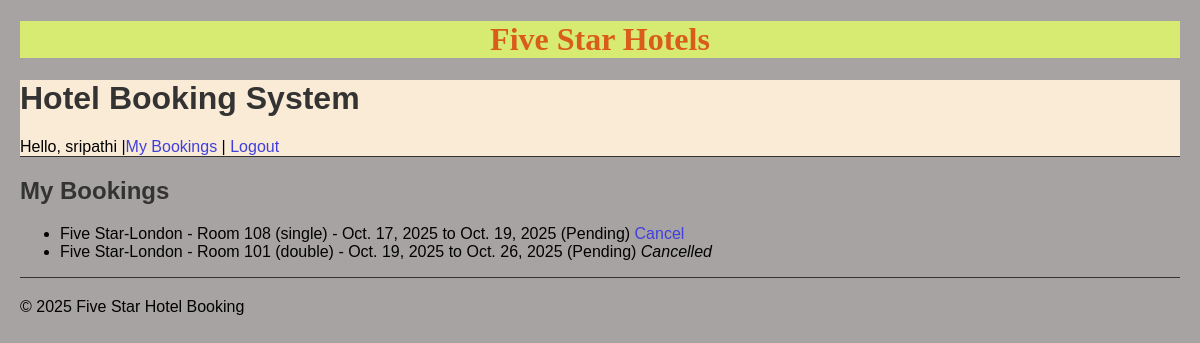
The page /booking/my-bookings/ (signed in) on the database as committed earlier.
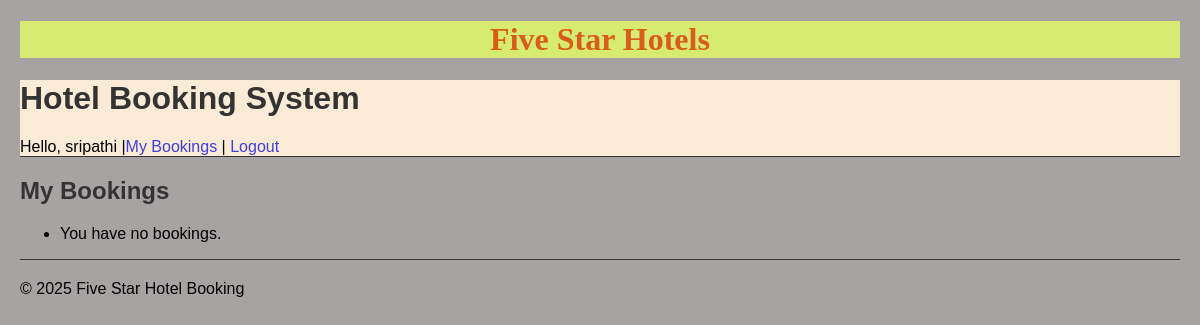
The same page on the database as committed later.
### booking/models.py (models this page shows, shortened)
class Booking(models.Model):
    user = models.ForeignKey(settings.AUTH_USER_MODEL, on_delete=models.CASCADE)
    room = models.ForeignKey(Room, on_delete=models.CASCADE)
    check_in = models.DateField()
    check_out = models.DateField()
    created_at = models.DateTimeField(auto_now_add=True)
    updated_at = models.DateTimeField(auto_now=True)
    is_active = models.BooleanField(default=True)
    amount = models.DecimalField(max_digits=8, decimal_places=2, default=0.00)
    payment_status = models.CharField(max_length=20, default='Pending')  # Pending, Completed, Failed
    payment_id = models.CharField(max_length=100, blank=True, null=True)

class Room(models.Model):
    ROOM_TYPES = [
        ('single', 'Single'),
        ('double', 'Double'),
        ('suite', 'Suite'),
        ('family', 'Family'),
    ]
    hotel = models.ForeignKey(Hotel, on_delete=models.CASCADE, related_name='rooms')
    room_number = models.CharField(max_length=10)
    room_type = models.CharField(max_length=10, choices=ROOM_TYPES)
    price_per_night = models.DecimalField(max_digits=6, decimal_places=2)
    is_available = models.BooleanField(default=True)
    def __str__(self):
        return f"{self.hotel.name} - Room {self.room_number} ({self.room_type})"

class Hotel(models.Model):
    name = models.CharField(max_length=100)
    location = models.CharField(max_length=100)
    description = models.TextField()

### booking/views.py (the view)
# urls.py: path('my-bookings/', views.my_bookings, name='my_bookings'),
@login_required
def my_bookings(request):
    bookings = Booking.objects.filter(user=request.user).order_by('-created_at')
    return render(request, 'booking/my_bookings.html', {'bookings': bookings})

### booking/templates/booking/my_bookings.html
{% extends 'base.html' %}
{% block content %}
<h2>My Bookings</h2>
<ul>
  {% for booking in bookings %}
    <li>
      {{ booking.room }} - {{ booking.check_in }} to {{ booking.check_out }}
      ({{ booking.payment_status }})
      {% if booking.is_active %}
        <a href="{% url 'booking:cancel_booking' booking.id %}">Cancel</a>
      {% else %}
        <em>Cancelled</em>
      {% endif %}
    </li>
  {% empty %}
    <li>You have no bookings.</li>
  {% endfor %}
</ul>
{% endblock %}

### templates/base.html (shortened to what this page needs)
{% load static %}
<!DOCTYPE html>
<html>
<head><title>Five Star Hotels</title>
<link rel="stylesheet"  href="{% static 'css/style.css' %}">
</head>
<body>
  <h1 id="heading">Five Star Hotels</h1>
  <div id="logArea">
  <h1>Hotel Booking System</h1>
  {% if user.is_authenticated %}
    Hello, {{ user.username }} |<a href="{% url 'my_bookings' %}">My Bookings</a> | <a href="{% url 'logout' %}">Logout</a>
  {% else %}
    <a href="{% url 'login' %}">Login</a> | <a href="{% url 'booking:register' %}">Register</a>
  {% endif %}
  </div>
  <hr>
  <main>
    {% block content %}{% endblock %}
  </main>
  <footer>
    <hr>
    <p>&copy; 2025 Five Star Hotel Booking</p>
  </footer>
</body>
</html>

### booking/static/css/style.css (style rules this page uses)
body { font-family: Arial, sans-serif; margin: 20px; background-color: hwb(0 64% 34%); }
h1, h2 { color: #333; }
#heading { text-align: center; color:#d95c1b; font-family:imogi; background-color: rgb(215, 235, 115); }
#logArea { text-align: left; margin-bottom: 0; background-color: antiquewhite; }
hr { border: 0; height: 1px; background: #333; margin-top: 0; margin-bottom: 20px; }
a { text-decoration: none; color:#3f3fdb; }

Rows that differ between the two databases and show on the page:
removed Booking: room "Five Star-London - Room 108 (single)", check_in "Oct. 17, 2025", check_out "Oct. 19, 2025", payment_status "Pending", is_active "Cancel"
removed Booking: room "Five Star-London - Room 101 (double)", check_in "Oct. 19, 2025", check_out "Oct. 26, 2025", payment_status "Pending", is_active "Cancelled"
Other text that changed with them:
text now shown: "You have no bookings."
